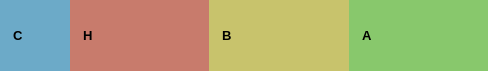
<?xml version="1.0" encoding="UTF-8"?>
<ui version="4.0">
 <class>Form</class>
 <widget class="QWidget" name="Form">
  <property name="geometry">
   <rect>
    <x>0</x>
    <y>0</y>
    <width>488</width>
    <height>71</height>
   </rect>
  </property>
  <property name="windowTitle">
   <string>Form</string>
  </property>
  <layout class="QHBoxLayout" name="horizontalLayout">
   <property name="spacing">
    <number>0</number>
   </property>
   <property name="leftMargin">
    <number>0</number>
   </property>
   <property name="topMargin">
    <number>0</number>
   </property>
   <property name="rightMargin">
    <number>0</number>
   </property>
   <property name="bottomMargin">
    <number>0</number>
   </property>
   <item>
    <widget class="QLabel" name="currencyLabel">
     <property name="maximumSize">
      <size>
       <width>70</width>
       <height>16777215</height>
      </size>
     </property>
     <property name="font">
      <font>
       <pointsize>10</pointsize>
       <weight>75</weight>
       <bold>true</bold>
      </font>
     </property>
     <property name="styleSheet">
      <string notr="true">padding:10px;background:#6caac8</string>
     </property>
     <property name="text">
      <string>C</string>
     </property>
    </widget>
   </item>
   <item>
    <widget class="QLabel" name="holdLabel">
     <property name="font">
      <font>
       <pointsize>10</pointsize>
       <weight>75</weight>
       <bold>true</bold>
      </font>
     </property>
     <property name="styleSheet">
      <string notr="true">padding:10px;background:#c87b6c</string>
     </property>
     <property name="text">
      <string>H</string>
     </property>
    </widget>
   </item>
   <item>
    <widget class="QLabel" name="balanceLabel">
     <property name="font">
      <font>
       <pointsize>10</pointsize>
       <weight>75</weight>
       <bold>true</bold>
      </font>
     </property>
     <property name="styleSheet">
      <string notr="true">padding:10px;background:#c8c36c</string>
     </property>
     <property name="text">
      <string>B</string>
     </property>
    </widget>
   </item>
   <item>
    <widget class="QLabel" name="availableLabel">
     <property name="font">
      <font>
       <pointsize>10</pointsize>
       <weight>75</weight>
       <bold>true</bold>
      </font>
     </property>
     <property name="styleSheet">
      <string notr="true">padding:10px;background:#88c86c</string>
     </property>
     <property name="text">
      <string>A</string>
     </property>
    </widget>
   </item>
  </layout>
 </widget>
 <resources/>
 <connections/>
</ui>
